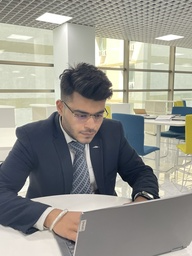
#> input picture IMG_1401.jpg, 192 x 256 px, shrunk from 3024 x 4032 before the run
$ jupyter execute CARTOON.ipynb
#> lines starting #> are read from the running program, lines starting #| are printed output that depends on the picture; after the words box and inside, x2 and y2 are one past the last pixel; in counts of white or black regions, pixels touching at a corner belong together
[cell 1]
import cv2
import numpy as np
import matplotlib.pyplot as plt

[cell 2]
def read_file(filename):
#> called with filename = 'IMG_1401.jpg'
    img=cv2.imread(filename)
#> img is the input picture: shape (256, 192, 3); mean B, G, R 139.8, 147.1, 147.8
    img=cv2.cvtColor(img,cv2.COLOR_BGR2RGB)
    #converting RED GREEN BLUE format from BLUE GREEN RED
    plt.imshow(img)

    plt.show()
    return img

[cell 3]
file_name="IMG_1401.jpg"
img=read_file(file_name)
og_image=np.copy(img)

[cell 4]
#creating edge mask
def edge_mask(img,line_size,blur_value):
    """
    input:"Gray Scale Image"
    Output:"Edges of Image"
    """
#> called with line_size = 43, blur_value = 13

    gray=cv2.cvtColor(img,cv2.COLOR_RGB2GRAY)
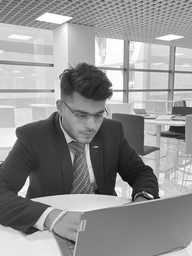
#> gray: shape (256, 192); min 2, max 255, mean 146.5
    gray_blur=cv2.medianBlur(gray,blur_value)
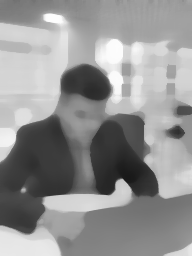
#> gray_blur: shape (256, 192); min 25, max 253, mean 146.7
    edges=cv2.adaptiveThreshold(gray_blur,255,cv2.ADAPTIVE_THRESH_MEAN_C,
    cv2.THRESH_BINARY,line_size,blur_value)
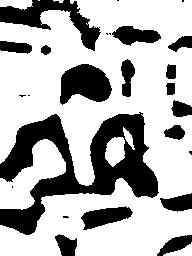
#> edges: shape (256, 192); 69.6% white; 25 black regions (9 under 20 px), largest, box (x1, y1, x2, y2) and area: (0, 112, 159, 235) 7578, (0, 0, 101, 51) 1740, (60, 64, 112, 105) 1497
    return edges

[cell 5]
line_size,blur_value=43,13
edges=edge_mask(img,line_size,blur_value)
plt.imshow(edges,cmap="binary")
plt.show()

[cell 6]
# reducing the color palette
def color_quantization(img,k):
    #transform the image
#> called with k = 60
    data=np.float32(img).reshape((-1,3))
    #determine Criteria
    criteria=(cv2.TERM_CRITERIA_EPS+cv2.TERM_CRITERIA_MAX_ITER,20,.001)
    ## IMPLEMENTING k_means
    ret,label,center=cv2.kmeans(data,k,None,criteria,10,cv2.KMEANS_RANDOM_CENTERS)
#> ret = 2825077.7; center = 60 rows, first 8: [112.3, 110.5, 105.7], [101.6, 95.92, 87.36], [121.4, 108.3, 96.02], [253.3, 251.8, 215], [173.9, 173.3, 163.1], [39.63, 46.99, 59.95], [136.9, 128.4, 81.07], [68.59, 65.95, 66.98]
    center=np.uint8(center)
#> center = 60 rows, first 8: [112, 110, 105], [101, 95, 87], [121, 108, 96], [253, 251, 214], [173, 173, 163], [39, 46, 59], [136, 128, 81], [68, 65, 66]
    result=center[label.flatten()]
    result=result.reshape(img.shape)
    return result

[cell 7]
img=color_quantization(img,k=60)
plt.imshow(img)
plt.show()

[cell 8]
#Reduce the noise
blurred=cv2.bilateralFilter(img,d=25,sigmaColor=200,sigmaSpace=200)
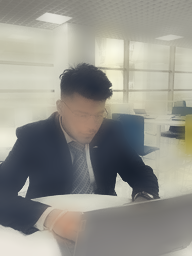
#> blurred: shape (256, 192, 3); mean R, G, B 147.2, 146.6, 139.3
plt.imshow(blurred)
plt.show()

combine edge_mask with the quantized_image

[cell 9]
def cartoon():
    c=cv2.bitwise_and(blurred,blurred,mask=edges)
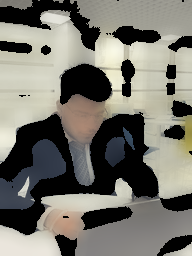
#> c: shape (256, 192, 3); mean R, G, B 117.7, 116.1, 108
    print("cartoon_img")
    plt.imshow(c)
    plt.show()

    print("Original_Image")
    plt.imshow(og_image)
    plt.show()
